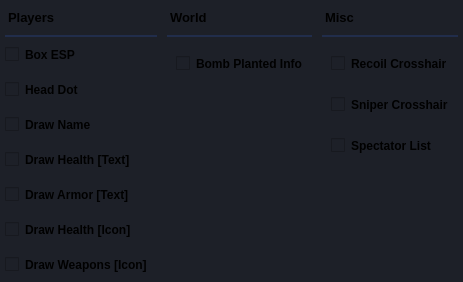
            <widget class="QWidget" name="wallhackPage">
             <property name="styleSheet">
              <string notr="true">background-color: rgb(29, 32, 40);
</string>
             </property>
             <layout class="QHBoxLayout" name="horizontalLayout_2">
              <property name="spacing">
               <number>0</number>
              </property>
              <property name="leftMargin">
               <number>0</number>
              </property>
              <property name="topMargin">
               <number>0</number>
              </property>
              <property name="rightMargin">
               <number>0</number>
              </property>
              <property name="bottomMargin">
               <number>0</number>
              </property>
              <item alignment="Qt::AlignTop">
               <widget class="QWidget" name="wallhack_left_container" native="true">
                <property name="styleSheet">
                 <string notr="true">margin: 0 5px 0 5px;
</string>
                </property>
                <layout class="QVBoxLayout" name="verticalLayout_10">
                 <property name="spacing">
                  <number>0</number>
                 </property>
                 <property name="leftMargin">
                  <number>0</number>
                 </property>
                 <property name="topMargin">
                  <number>0</number>
                 </property>
                 <property name="rightMargin">
                  <number>0</number>
                 </property>
                 <property name="bottomMargin">
                  <number>0</number>
                 </property>
                 <item alignment="Qt::AlignTop">
                  <widget class="QWidget" name="wallhack_left_header_container" native="true">
                   <property name="styleSheet">
                    <string notr="true">border-bottom: 2px solid #212D4B;
padding: 10px  0 10px 0;</string>
                   </property>
                   <layout class="QVBoxLayout" name="verticalLayout_21">
                    <property name="spacing">
                     <number>0</number>
                    </property>
                    <property name="leftMargin">
                     <number>0</number>
                    </property>
                    <property name="topMargin">
                     <number>0</number>
                    </property>
                    <property name="rightMargin">
                     <number>0</number>
                    </property>
                    <property name="bottomMargin">
                     <number>0</number>
                    </property>
                    <item>
                     <widget class="QLabel" name="wallhack_left_header">
                      <property name="font">
                       <font>
                        <pointsize>10</pointsize>
                        <weight>75</weight>
                        <bold>true</bold>
                       </font>
                      </property>
                      <property name="text">
                       <string>Players</string>
                      </property>
                     </widget>
                    </item>
                   </layout>
                  </widget>
                 </item>
                 <item>
                  <widget class="QWidget" name="wallhack_left" native="true">
                   <property name="sizePolicy">
                    <sizepolicy hsizetype="Preferred" vsizetype="Expanding">
                     <horstretch>0</horstretch>
                     <verstretch>0</verstretch>
                    </sizepolicy>
                   </property>
                   <property name="styleSheet">
                    <string notr="true">padding: 10px 0;</string>
                   </property>
                   <layout class="QVBoxLayout" name="verticalLayout_24">
                    <property name="spacing">
                     <number>0</number>
                    </property>
                    <property name="leftMargin">
                     <number>0</number>
                    </property>
                    <property name="topMargin">
                     <number>0</number>
                    </property>
                    <property name="bottomMargin">
                     <number>0</number>
                    </property>
                    <item>
                     <widget class="QCheckBox" name="checkBox">
                      <property name="font">
                       <font>
                        <pointsize>9</pointsize>
                        <weight>75</weight>
                        <bold>true</bold>
                        <strikeout>false</strikeout>
                       </font>
                      </property>
                      <property name="text">
                       <string>Box ESP</string>
                      </property>
                     </widget>
                    </item>
                    <item>
                     <widget class="QCheckBox" name="checkBox_4">
                      <property name="font">
                       <font>
                        <pointsize>9</pointsize>
                        <weight>75</weight>
                        <bold>true</bold>
                        <strikeout>false</strikeout>
                       </font>
                      </property>
                      <property name="text">
                       <string>Head Dot</string>
                      </property>
                     </widget>
                    </item>
                    <item>
                     <widget class="QCheckBox" name="checkBox_5">
                      <property name="font">
                       <font>
                        <pointsize>9</pointsize>
                        <weight>75</weight>
                        <bold>true</bold>
                        <strikeout>false</strikeout>
                       </font>
                      </property>
                      <property name="text">
                       <string>Draw Name</string>
                      </property>
                     </widget>
                    </item>
                    <item>
                     <widget class="QCheckBox" name="checkBox_6">
                      <property name="font">
                       <font>
                        <pointsize>9</pointsize>
                        <weight>75</weight>
                        <bold>true</bold>
                        <strikeout>false</strikeout>
                       </font>
                      </property>
                      <property name="text">
                       <string>Draw Health [Text]</string>
                      </property>
                     </widget>
                    </item>
                    <item>
                     <widget class="QCheckBox" name="checkBox_7">
                      <property name="font">
                       <font>
                        <pointsize>9</pointsize>
                        <weight>75</weight>
                        <bold>true</bold>
                        <strikeout>false</strikeout>
                       </font>
                      </property>
                      <property name="text">
                       <string>Draw Armor [Text]</string>
                      </property>
                     </widget>
                    </item>
                    <item>
                     <widget class="QCheckBox" name="checkBox_8">
                      <property name="font">
                       <font>
                        <pointsize>9</pointsize>
                        <weight>75</weight>
                        <bold>true</bold>
                        <strikeout>false</strikeout>
                       </font>
                      </property>
                      <property name="text">
                       <string>Draw Health [Icon]</string>
                      </property>
                     </widget>
                    </item>
                    <item>
                     <widget class="QCheckBox" name="checkBox_9">
                      <property name="font">
                       <font>
                        <pointsize>9</pointsize>
                        <weight>75</weight>
                        <bold>true</bold>
                        <strikeout>false</strikeout>
                       </font>
                      </property>
                      <property name="text">
                       <string>Draw Weapons [Icon]</string>
                      </property>
                     </widget>
                    </item>
                   </layout>
                  </widget>
                 </item>
                </layout>
               </widget>
              </item>
              <item alignment="Qt::AlignTop">
               <widget class="QWidget" name="wallhack_middle_container" native="true">
                <property name="styleSheet">
                 <string notr="true">margin: 0 5px 0 5px;</string>
                </property>
                <layout class="QVBoxLayout" name="verticalLayout_13">
                 <property name="spacing">
                  <number>0</number>
                 </property>
                 <property name="leftMargin">
                  <number>0</number>
                 </property>
                 <property name="topMargin">
                  <number>0</number>
                 </property>
                 <property name="rightMargin">
                  <number>0</number>
                 </property>
                 <property name="bottomMargin">
                  <number>0</number>
                 </property>
                 <item alignment="Qt::AlignTop">
                  <widget class="QWidget" name="wallhack_middle_header_container" native="true">
                   <property name="styleSheet">
                    <string notr="true">border-bottom: 2px solid #212D4B;
padding: 10px 0 10px 0;</string>
                   </property>
                   <layout class="QVBoxLayout" name="verticalLayout_22">
                    <property name="spacing">
                     <number>0</number>
                    </property>
                    <property name="leftMargin">
                     <number>0</number>
                    </property>
                    <property name="topMargin">
                     <number>0</number>
                    </property>
                    <property name="rightMargin">
                     <number>0</number>
                    </property>
                    <property name="bottomMargin">
                     <number>0</number>
                    </property>
                    <item>
                     <widget class="QLabel" name="wallhack_middle_header">
                      <property name="font">
                       <font>
                        <pointsize>10</pointsize>
                        <weight>75</weight>
                        <bold>true</bold>
                       </font>
                      </property>
                      <property name="text">
                       <string>World</string>
                      </property>
                     </widget>
                    </item>
                   </layout>
                  </widget>
                 </item>
                 <item>
                  <widget class="QWidget" name="widget_7" native="true">
                   <property name="styleSheet">
                    <string notr="true">padding: 10px 0;</string>
                   </property>
                   <layout class="QVBoxLayout" name="verticalLayout_26">
                    <item>
                     <widget class="QCheckBox" name="checkBox_10">
                      <property name="font">
                       <font>
                        <pointsize>9</pointsize>
                        <weight>75</weight>
                        <bold>true</bold>
                       </font>
                      </property>
                      <property name="text">
                       <string>Bomb Planted Info</string>
                      </property>
                     </widget>
                    </item>
                   </layout>
                  </widget>
                 </item>
                </layout>
               </widget>
              </item>
              <item alignment="Qt::AlignTop">
               <widget class="QWidget" name="wallhack_right_container" native="true">
                <property name="styleSheet">
                 <string notr="true">margin: 0 5px 0 5px;</string>
                </property>
                <layout class="QVBoxLayout" name="verticalLayout_20">
                 <property name="spacing">
                  <number>0</number>
                 </property>
                 <property name="leftMargin">
                  <number>0</number>
                 </property>
                 <property name="topMargin">
                  <number>0</number>
                 </property>
                 <property name="rightMargin">
                  <number>0</number>
                 </property>
                 <property name="bottomMargin">
                  <number>0</number>
                 </property>
                 <item alignment="Qt::AlignTop">
                  <widget class="QWidget" name="wallhack_right_header_container" native="true">
                   <property name="styleSheet">
                    <string notr="true">border-bottom: 2px solid #212D4B;
padding: 10px 0 10px 0;</string>
                   </property>
                   <layout class="QVBoxLayout" name="verticalLayout_23">
                    <property name="spacing">
                     <number>0</number>
                    </property>
                    <property name="leftMargin">
                     <number>0</number>
                    </property>
                    <property name="topMargin">
                     <number>0</number>
                    </property>
                    <property name="rightMargin">
                     <number>0</number>
                    </property>
                    <property name="bottomMargin">
                     <number>0</number>
                    </property>
                    <item>
                     <widget class="QLabel" name="wallhack_right_header">
                      <property name="font">
                       <font>
                        <pointsize>10</pointsize>
                        <weight>75</weight>
                        <bold>true</bold>
                       </font>
                      </property>
                      <property name="text">
                       <string>Misc</string>
                      </property>
                     </widget>
                    </item>
                   </layout>
                  </widget>
                 </item>
                 <item>
                  <widget class="QWidget" name="widget_9" native="true">
                   <property name="styleSheet">
                    <string notr="true">padding: 10px 0;</string>
                   </property>
                   <layout class="QVBoxLayout" name="verticalLayout_25">
                    <item>
                     <widget class="QCheckBox" name="checkBox_13">
                      <property name="font">
                       <font>
                        <pointsize>9</pointsize>
                        <weight>75</weight>
                        <bold>true</bold>
                       </font>
                      </property>
                      <property name="text">
                       <string>Recoil Crosshair</string>
                      </property>
                     </widget>
                    </item>
                    <item>
                     <widget class="QCheckBox" name="checkBox_12">
                      <property name="font">
                       <font>
                        <pointsize>9</pointsize>
                        <weight>75</weight>
                        <bold>true</bold>
                       </font>
                      </property>
                      <property name="text">
                       <string>Sniper Crosshair</string>
                      </property>
                     </widget>
                    </item>
                    <item>
                     <widget class="QCheckBox" name="checkBox_11">
                      <property name="font">
                       <font>
                        <pointsize>9</pointsize>
                        <weight>75</weight>
                        <bold>true</bold>
                       </font>
                      </property>
                      <property name="text">
                       <string>Spectator List</string>
                      </property>
                     </widget>
                    </item>
                   </layout>
                  </widget>
                 </item>
                </layout>
               </widget>
              </item>
             </layout>
            </widget>
